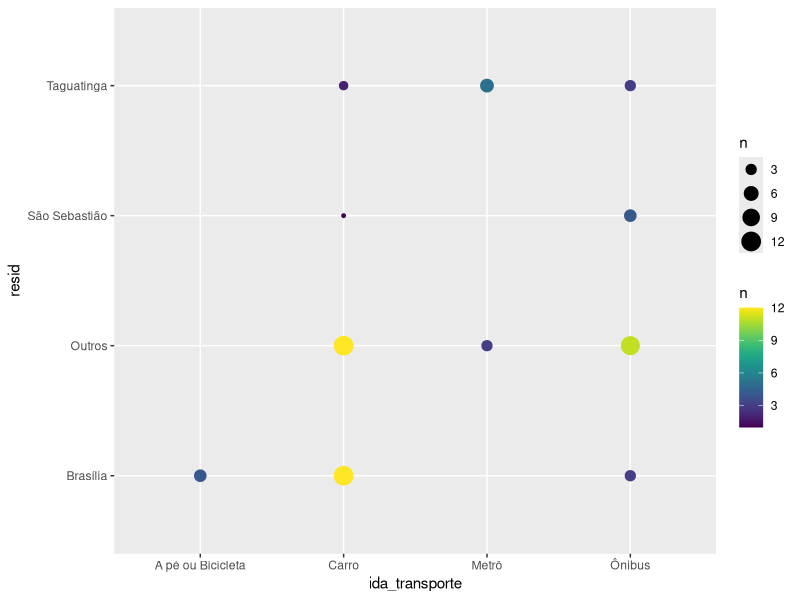
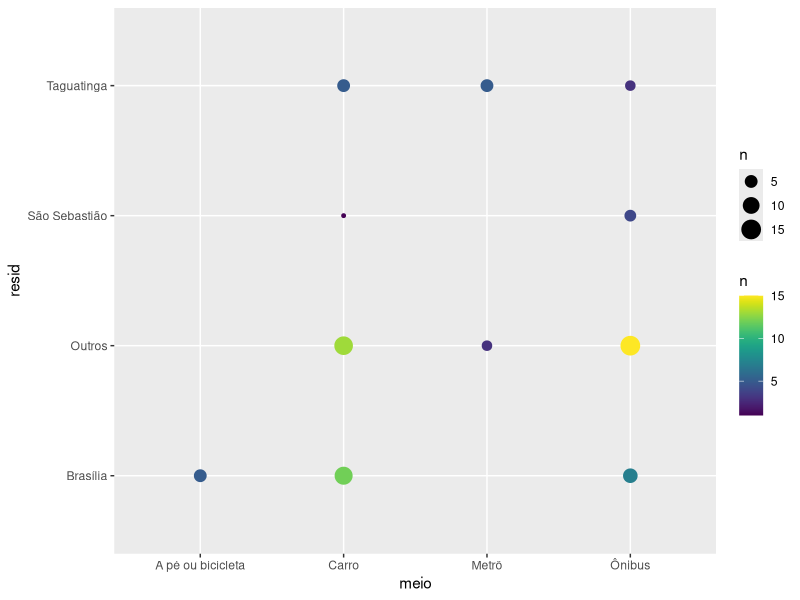
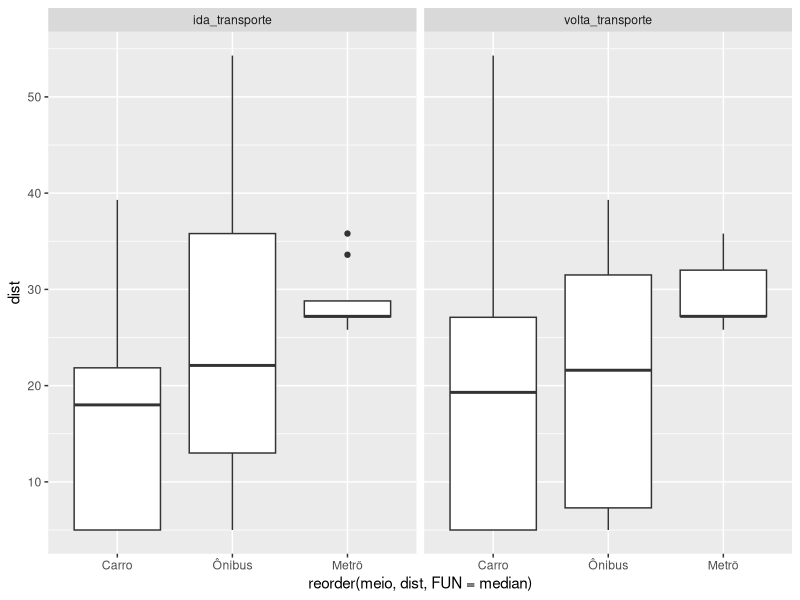
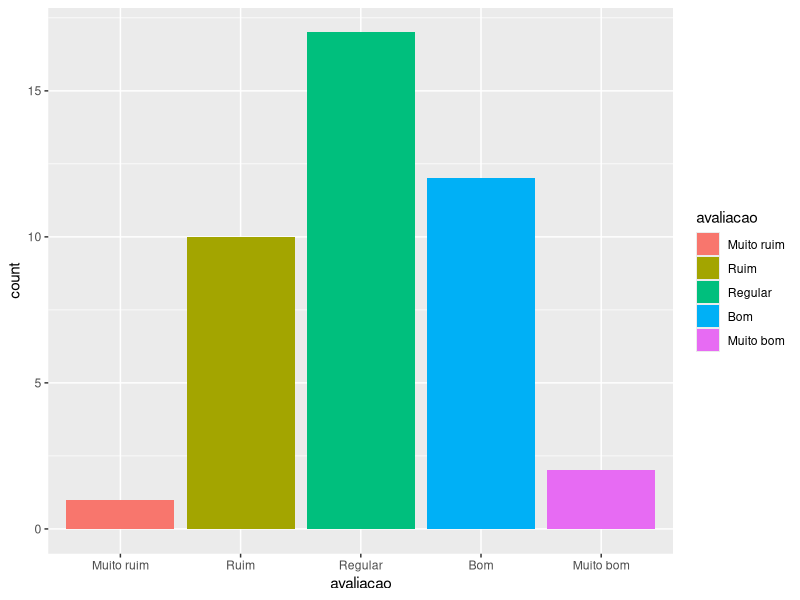
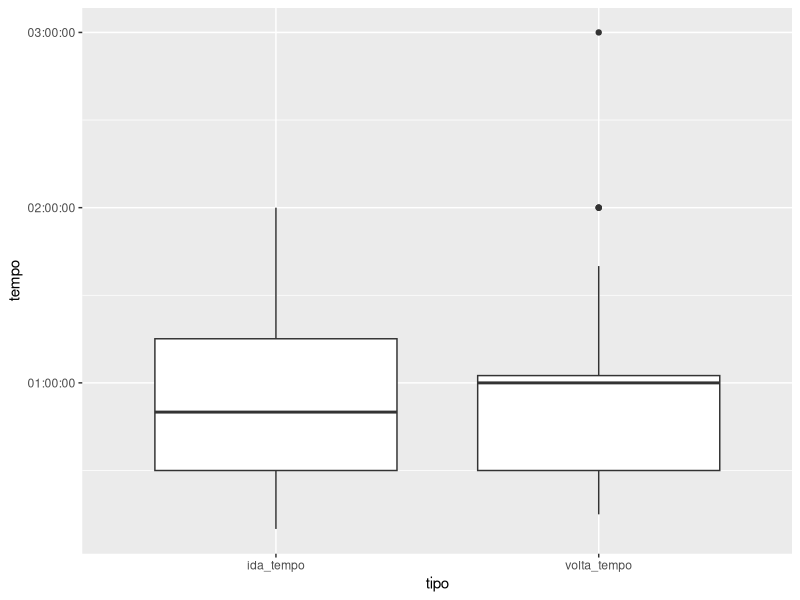

These charts were generated, in order, by the following R code:
## ---- chunk 1
knitr::opts_chunk$set(echo = TRUE)
library(tidyverse)
library(viridis)

transito <- read_csv("tabela1.csv")
transito2 <- read_csv("tabela2.csv")
## ---- chunk 2
transito %>%
  gather(ida_transporte, volta_transporte, key=tipo, value=Meio) %>% 
  group_by(Meio) %>% 
  summarise(Ida = sum(tipo == 'ida_transporte'), Volta = sum(tipo == 'volta_transporte'))
## ---- chunk 3
transito %>%
  mutate(resid = ifelse( resid %in% c('Asa Norte', 'Asa Sul'), 'Brasília', resid),
         resid = ifelse( resid %in% c('Brasília', 'Taguatinga', 'São Sebastião'), resid, 'Outros'),
         ida_transporte = ifelse( ida_transporte %in% c('A pé', 'Bicicleta'), "A pé ou Bicicleta", ida_transporte)) %>%
  group_by(ida_transporte, resid) %>% 
  summarise(n = n()) %>% 
  ggplot() +
    geom_point(aes(ida_transporte, resid, size = n, color = n)) + 
    scale_color_viridis()
## ---- chunk 4
transito2 %>%
  mutate(resid = ifelse( resid %in% c('Asa Norte', 'Asa Sul'), 'Brasília', resid),
         resid = ifelse( resid %in% c('Brasília', 'Taguatinga', 'São Sebastião'), resid, 'Outros')) %>%
  group_by(meio, resid) %>% 
  summarise(n = n()) %>% 
  ggplot() +
    geom_point(aes(meio, resid, size = n, color = n)) + 
    scale_color_viridis()
## ---- chunk 5
transito %>% 
  mutate(dist = ifelse(dist == 10.8, 5, dist)) %>% 
  group_by(volta_transporte) %>% 
  summarise(dist_media = mean(dist))
## ---- chunk 6
transito %>% 
  gather(ida_transporte, volta_transporte, key = tipo, value = meio) %>% 
  filter(meio %in% c("Ônibus", "Metrô", "Carro")) %>% 
  mutate(dist = ifelse(dist == 10.8, 5, dist)) %>% 
  ggplot() + 
    geom_boxplot(aes(reorder(meio, dist, FUN = median ), dist)) +
    facet_wrap(~ tipo)
## ---- chunk 7
transito$avaliacao <- as_factor(transito$avaliacao)
transito$avaliacao <- factor(transito$avaliacao, levels = c('Muito ruim', 'Ruim', 'Regular', 'Bom', 'Muito bom'))
## ---- chunk 8
transito %>%
  filter(is.na(avaliacao) != TRUE) %>% 
  ggplot(aes(avaliacao)) +
    geom_bar(aes(fill = avaliacao))
## ---- chunk 9
transito %>% 
  filter(ida_transporte == "Metrô" | volta_transporte == "Metrô") %>% 
  group_by(avaliacao) %>% 
  summarise(n())
## ---- chunk 10
transito_tempo <- transito %>%
     mutate(tempo = ida_tempo + volta_tempo) %>% 
     pull(tempo)
## ---- chunk 11
transito %>% 
  select(ida_tempo, volta_tempo) %>% 
  mutate(transito_tempo = (ida_tempo + volta_tempo)) %>% 
  gather(`ida_tempo`, `volta_tempo`, key=tipo, value=tempo) %>% 
  ggplot() +
    geom_boxplot(aes(tipo, tempo))
